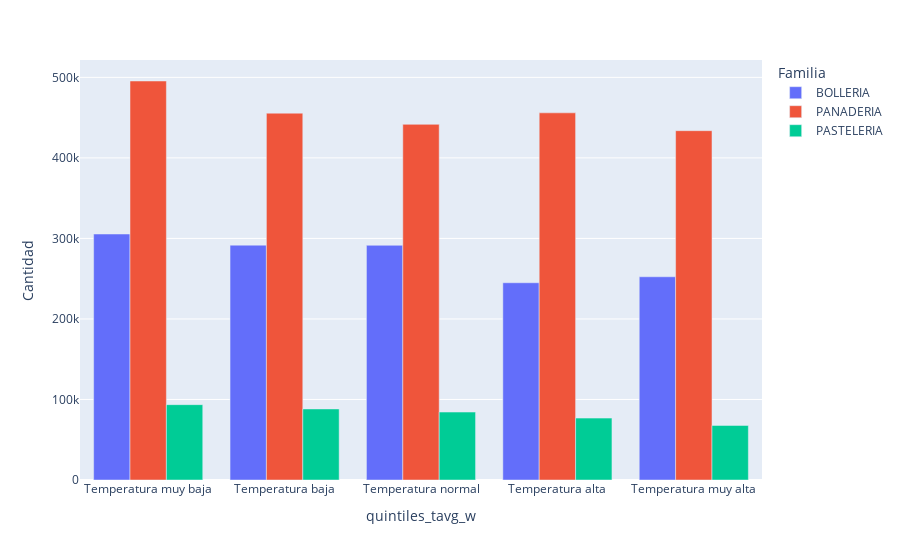

Notebook code cell kept with this figure:
### Markdown cell above
#### 15. Divide la variable tavg_w (temperatura media) en quintiles y muestra con un gráfico de barras si la cantidad es superior en alguno de sus quintiles.

### Code cell
labels_tavg = ['Temperatura muy baja',
               'Temperatura baja',
               'Temperatura normal',
               'Temperatura alta',
               'Temperatura muy alta']

df_clima['quintiles_tavg_w'] = pd.qcut(df_clima['tavg_w'], q=5, labels=labels_tavg)

group = df_clima.groupby(["Familia", "quintiles_tavg_w"])["Cantidad"].sum().reset_index()
fig = px.bar(group, x='quintiles_tavg_w', y='Cantidad', color="Familia",barmode='group')
fig.show()

### Figure 1 — Plotly figure (JSON) as saved in the notebook; plotly's stock layout.template omitted (floating-point values rounded to 4 significant figures)
{"data": [{"alignmentgroup": "True", "hovertemplate": "Familia=BOLLERIA<br>quintiles_tavg_w=%{x}<br>Cantidad=%{y}<extra></extra>", "legendgroup": "BOLLERIA", "marker": {"color": "#636efa", "pattern": {"shape": ""}}, "name": "BOLLERIA", "offsetgroup": "BOLLERIA", "orientation": "v", "showlegend": true, "textposition": "auto", "type": "bar", "x": ["Temperatura muy baja", "Temperatura baja", "Temperatura normal", "Temperatura alta", "Temperatura muy alta"], "xaxis": "x", "y": [305500.0, 291600.0, 291400.0, 245000.0, 252400.0], "yaxis": "y"}, {"alignmentgroup": "True", "hovertemplate": "Familia=PANADERIA<br>quintiles_tavg_w=%{x}<br>Cantidad=%{y}<extra></extra>", "legendgroup": "PANADERIA", "marker": {"color": "#EF553B", "pattern": {"shape": ""}}, "name": "PANADERIA", "offsetgroup": "PANADERIA", "orientation": "v", "showlegend": true, "textposition": "auto", "type": "bar", "x": ["Temperatura muy baja", "Temperatura baja", "Temperatura normal", "Temperatura alta", "Temperatura muy alta"], "xaxis": "x", "y": [495500.0, 455500.0, 441700.0, 456000.0, 433800.0], "yaxis": "y"}, {"alignmentgroup": "True", "hovertemplate": "Familia=PASTELERIA<br>quintiles_tavg_w=%{x}<br>Cantidad=%{y}<extra></extra>", "legendgroup": "PASTELERIA", "marker": {"color": "#00cc96", "pattern": {"shape": ""}}, "name": "PASTELERIA", "offsetgroup": "PASTELERIA", "orientation": "v", "showlegend": true, "textposition": "auto", "type": "bar", "x": ["Temperatura muy baja", "Temperatura baja", "Temperatura normal", "Temperatura alta", "Temperatura muy alta"], "xaxis": "x", "y": [93580.0, 88250.0, 84360.0, 76860.0, 67740.0], "yaxis": "y"}], "layout": {"barmode": "group", "legend": {"title": {"text": "Familia"}, "tracegroupgap": 0}, "margin": {"t": 60}, "xaxis": {"anchor": "y", "domain": [0, 1], "title": {"text": "quintiles_tavg_w"}}, "yaxis": {"anchor": "x", "domain": [0, 1], "title": {"text": "Cantidad"}}}}
